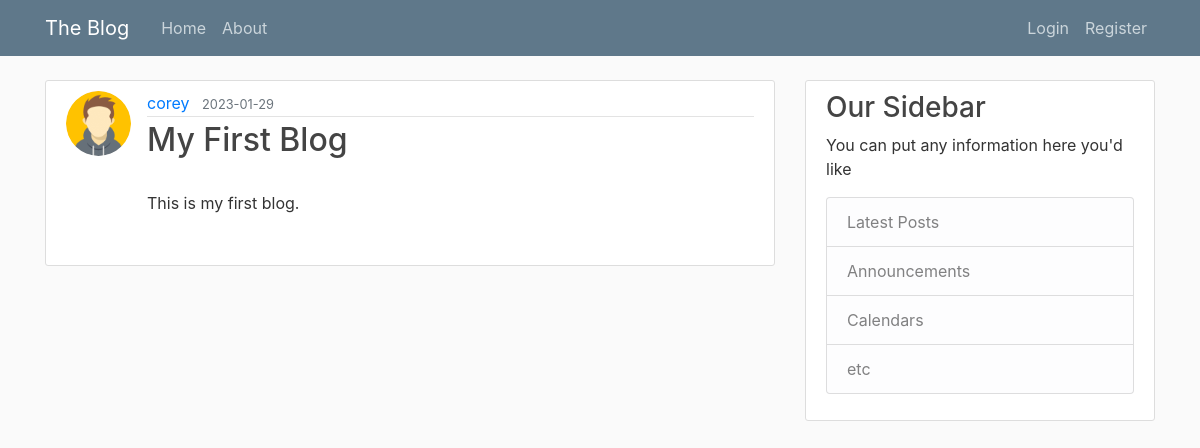
/post/1, run on an earlier commit of the app's database.
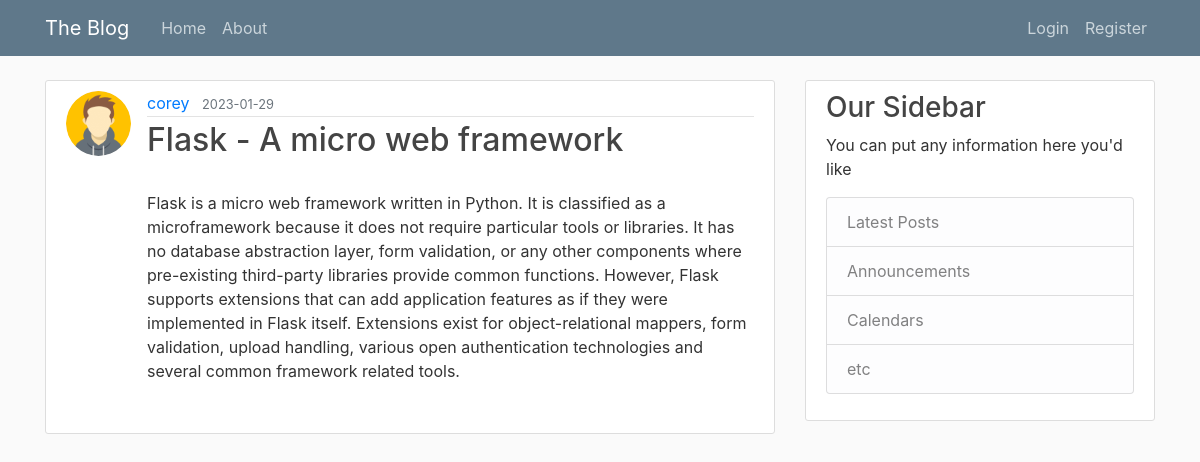
And on a later commit of the database.
### blog/models.py (models this page shows, shortened)
class Post(db.Model):
    id = db.Column(db.Integer, primary_key=True)
    title = db.Column(db.String(100), nullable=False)
    date_posted = db.Column(db.DateTime, nullable = False, default = datetime.utcnow)
    content = db.Column(db.Text, nullable=False)
    user_id = db.Column(db.Integer, db.ForeignKey('user.id'), nullable=False)

### blog/routes.py (the view)
@app.route("/post/<int:post_id>")
def post(post_id):
    post = Post.query.get_or_404(post_id)
    return render_template('post.html', title=post.title, post=post)

### blog/templates/post.html (shortened to what this page needs)
{% extends "layout.html" %}
{% block content %}
        <article class="media content-section">
            <img src="{{ url_for('static', filename='profile_pics/'+ post.author.image_file) }}" alt="" class="rounded-circle article-img">
            <div class="media-body">
                <div class="article-metadata">
                    <a href="{{url_for('user_posts', username=post.author.username)}}" class="mr-2">
                        {{post.author.username}}
                    </a>
                    <small class="text-muted">
                        {{post.date_posted.strftime('%Y-%m-%d')}}
                    </small>
                </div>
                <h2 class="article-title">
                    {{post.title}}
                </h2>
                <p class="article-content">
                    {{post.content}}
                </p>
            </div>
        </article>
{% endblock content %}

What changed in the data, as far as the page shows it:
changed Post: title "My First Blog" → "Flask - A micro web framework"; content "This is my first blog." → "Flask is a micro web framework written in Python. It is classified as a microframework because it does not require particular tools or libraries. It has no database abstraction layer, form validation, or any other components where pre-existing third-party libraries provide common functions. However, Flask supports extensions that can add application features as if they were implemented in Flask itself. Extensions exist for object-relational mappers, form validation, upload handling, various open authentication technologies and several common framework related tools."
